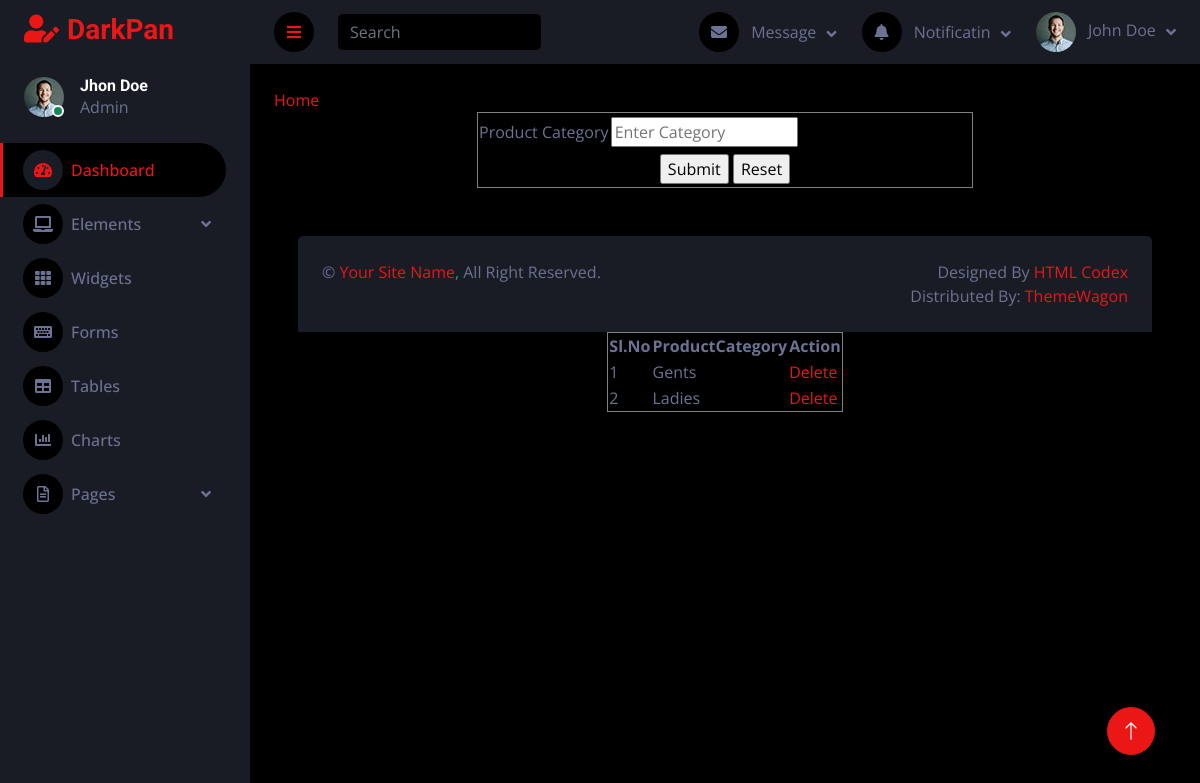
/Admin/Productcategory.php, run on the app's committed database.
### tables this page shows
CREATE TABLE `tbl_productcategory` (
  `productcategory_id` int(10) NOT NULL auto_increment,
  `productcategory_name` varchar(50) NOT NULL,
  PRIMARY KEY  (`productcategory_id`),
  UNIQUE KEY `productcategory_name` (`productcategory_name`)
);

### Admin/Productcategory.php (the view, shortened to what this page needs)
<?php
    include("Head.php");
?>
<!doctype html>
<html>
<head>
</head>
<body>
<a href="HomePage.php">Home</a>
<form id="form1" name="form1" method="post">
  <table width="496" height="76" border="1" align="center">
    <tbody>
      <tr>
        <td width="60">Product Category</td>
        <td width="144"><input type="text" name="pcategory" id="pcategory" required placeholder="Enter Category"></td>
      </tr>
      <tr>
        <td colspan="2" align="center"><input type="submit" name="submit" id="submit" value="Submit"/>
        <input type="reset" name="reset" id="reset" value="Reset"></td>
      </tr>
    </tbody>
  </table>
</form>
</body>
</html>
<table border="1" align="center">
<tr>
<th>Sl.No</th>
<th>ProductCategory</th>
<th>Action</th>
</tr>
<br>
<?php
$selQry="select * from tbl_productcategory";
$data=mysql_query($selQry);
$i=0;
while($row=mysql_fetch_array($data))
{
	$i++;
	?>
    <tr>
    <td><?php echo $i?></td>
    <td><?php echo $row["productcategory_name"]?></td>
<td><a href="Productcategory.php?delID=<?php echo $row["productcategory_id"]?>">Delete</a></td>
</tr>
<?php
}
?>
<?php
include("Foot.php");
?>

### Asset/Templates/Admin/css/style.css (style rules this page uses)
:root { --primary: #EB1616; --secondary: #191C24; --light: #6C7293; --dark: #000000; }

### data on the page
tbl_productcategory: productcategory_name "Gents"
tbl_productcategory: productcategory_name "Ladies"
